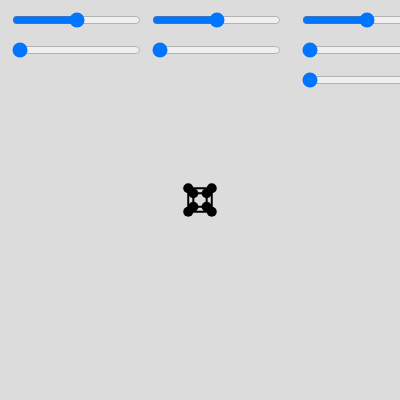
Frame 1 (no input)
Frame 60 (no input): identical to frame 1, image omitted
Frame 120 (the mouse pressed at the canvas centre since frame 60): identical to frame 1, image omitted

The p5.js sketch that drew this single still picture (run headless with seeded random() and noise() and a simulated clock; from frame 60 on, the mouse is pressed at the canvas centre):

// p5.js sketch
// ── sketch.js
cS = -50; //Afstand fra camera til skærm

function setup() 
{
  createCanvas(400, 400);
  
  sliderZ = createSlider(-100, 100, 0);
  sliderZ.position(10, 10);
  
  sliderX = createSlider(-200, 200, 0);
  sliderX.position(150, 10);
  
  sliderY = createSlider(-200, 200, 0);
  sliderY.position(300, 10);
  
  sliderSkalarX = createSlider(1, 10, 1, 0.1);
  sliderSkalarX.position(10, 40);
  
  sliderSkalarY = createSlider(1, 10, 1, 0.1);
  sliderSkalarY.position(150, 40);
  
  sliderSkalarZ = createSlider(1, 10, 1,0.1);
  sliderSkalarZ.position(300, 40);
  
  sliderSkalarZ = createSlider(0, 360, 1);
  sliderSkalarZ.position(300, 70);
}

function draw() 
{
  background(220);
  
  z = sliderZ.value();
  x = sliderX.value();
  y = sliderY.value();
  skalarX = sliderSkalarX.value();
  skalarY = sliderSkalarY.value();
  skalarZ = sliderSkalarZ.value();
  
  strokeWeight(10);
  //TopHøjre
  dot1 = dotMaker(-20 * skalarX + x,-20 * skalarY + y,-150 * skalarZ + z);
  //TopVenstre
  dot2 = dotMaker(20 * skalarX + x,20 * skalarY + y,-150 * skalarZ + z);
  
  //BundHøjre
  dot3 = dotMaker(20 * skalarX + x,-20 * skalarY + y,-150 * skalarZ + z);
  //BundVenstre
  dot4 = dotMaker(-20 * skalarX + x,20 * skalarY + y,-150 * skalarZ + z);
  
  //TopHøjre
  dot5 = dotMaker(-20 * skalarX + x,-20 * skalarY + y,-85 * skalarZ + z);
  //TopVenstre
  dot6 = dotMaker(20 * skalarX + x,20 * skalarY + y,-85 * skalarZ + z);
  
  //BundHøjre
  dot7 = dotMaker(20 * skalarX + x,-20 * skalarY + y,-85 * skalarZ + z);
  
  dot8 = dotMaker(-20 * skalarX + x,20 * skalarY + y,-85 * skalarZ + z);
  
  strokeWeight(2);
  //Top
  lineMaker(dot1,dot3);
  //Venstre
  lineMaker(dot1,dot4);
  //Bund
  lineMaker(dot4,dot2);
  //Højre  
  lineMaker(dot3,dot2);

  //Top
  lineMaker(dot5,dot7);
  //Venstre
  lineMaker(dot5,dot8);
  //Bund
  lineMaker(dot8,dot6);
  //Højre  
  lineMaker(dot7,dot6);
  
  
  //CONNECTERS
  //Top
  lineMaker(dot1,dot5);
  //Venstre
  lineMaker(dot7,dot3);
  //Bund
  lineMaker(dot2,dot6);
  //Højre  
  lineMaker(dot8,dot4);
  
  
}

function dotMaker(pX, pY, pZ) 
{
  
  
  x1 = ((pX*cS)/pZ)+200;
  y1 = ((pY*cS)/pZ)+200;
  
  pZ = pZ;
  point(x1,y1);
  return [x1, y1];
}

function lineMaker(x,y) 
{
  line(x[0],x[1],y[0],y[1]);
}
